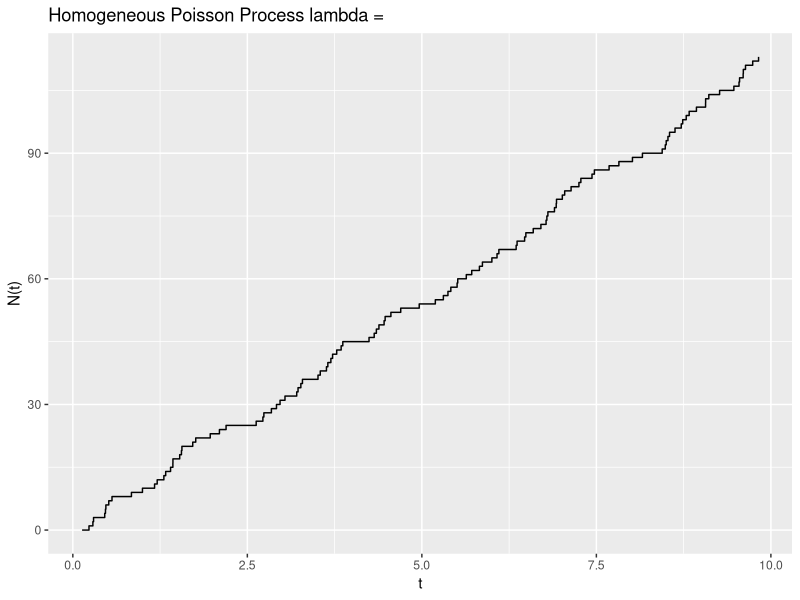
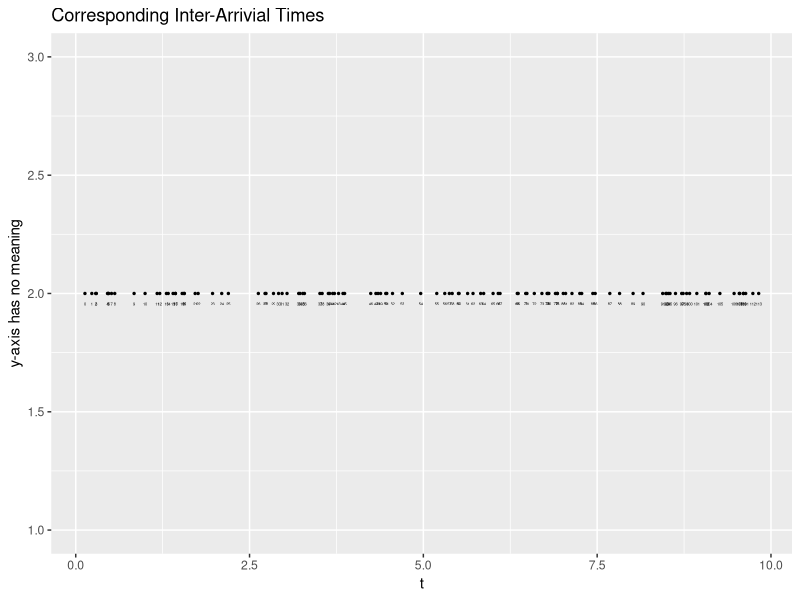
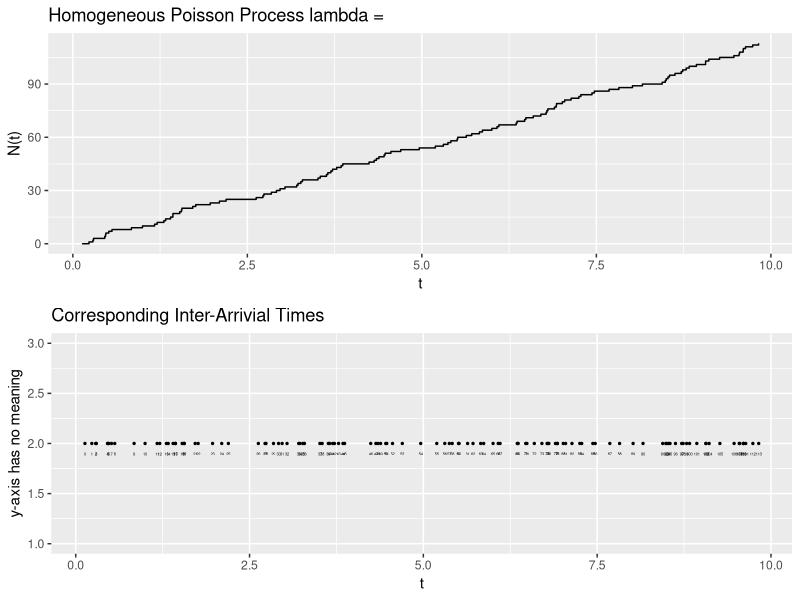

Here is the R script that generated these plots, in order:
## ---- chunk 1
library(tidyverse)
library(ggplot2)
## ---- chunk 2
set.seed(1) # for reproducibility

t_max <- 10 
t <- 0 

lmbda <- 10

X <- numeric(0) # vector of t

while(t <= t_max){
  u       <- runif(1)
  t       <-  t - log(u)/lmbda                # t ~ exp(1/lambda)
  if(t < t_max) {
    X <- c(X,t)                               # update index 
  }
}
## ---- chunk 3
length(X)
## ---- chunk 4
df_HPP = tibble(
  x = X, 
  y = 0:(length(X) - 1)
)

p_HPP <- ggplot(data=df_HPP, mapping=aes(x=x, y=y)) +
  geom_step() + 
  labs(title = "Homogeneous Poisson Process lambda = ", 
       x = "t", 
       y = "N(t)")
p_HPP
## ---- chunk 5
# Plot time plot
df_HPP <- df_HPP %>% add_column(
  t_fix = rep(2, length(df_HPP$x))
) 

p_HPP_time <- ggplot(data=df_HPP, mapping=aes(x=x, y=t_fix, label = y)) +
  geom_point(size=0.5) + 
  ylim(c(1,3)) +
  labs(title = "Corresponding Inter-Arrivial Times", 
       x = "t", 
       y = "y-axis has no meaning") + 
  geom_text(vjust=4, size=1)

p_HPP_time
## ---- chunk 6
require(gridExtra)
grid.arrange(p_HPP, p_HPP_time)
